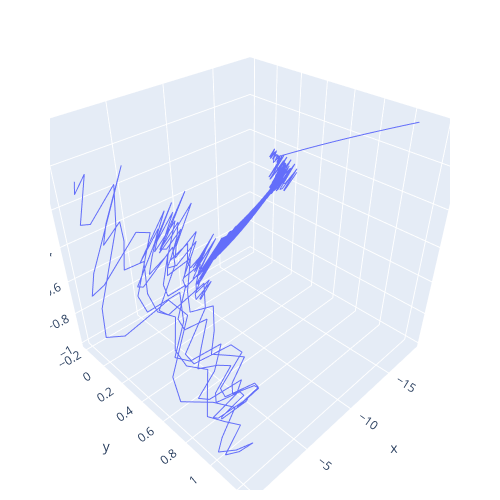

Source (notebook cell):
### Code cell
# plot trajectory of theta_tensor using plotly
plot_gd_3d_trajectory(theta_tensor)

### Figure 1 — Plotly figure (JSON) as saved in the notebook; plotly's stock layout.template omitted (floating-point values rounded to 4 significant figures; data arrays with more than 128 entries replaced by an {"elided": "..."} marker saying what was removed)
{"data": [{"mode": "lines", "type": "scatter3d", "x": {"elided": "10001 float values"}, "y": {"elided": "10001 float values"}, "z": {"elided": "10001 float values"}}], "layout": {"autosize": false, "height": 500, "margin": {"b": 10, "l": 50, "pad": 4, "r": 50, "t": 10}, "width": 500}}
